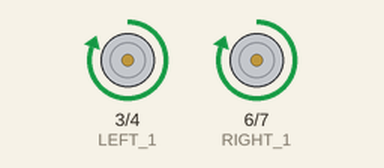
This sketch was run on a simulated Arduino Uno, built with avr-gcc and run on an emulated ATmega328P. On the bench: motor-driver pin pairs drawn as motors (green arrow = first pin HIGH = forward, orange = second pin HIGH = backward, longer = more drive).

Above: at 1.5 s.
At 4.5 s:
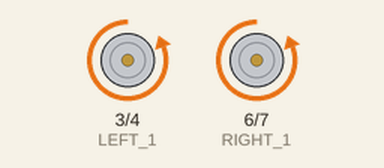
Timing chart, 0 to 7.8 s (numbered marks = the images above):
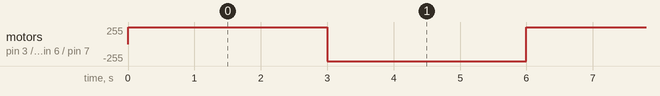

The sketch:

Motor.ino
```cpp
#define LEFT_1 3
#define LEFT_2 4

#define RIGHT_1 6
#define RIGHT_2 7

void setup() {

  pinMode(LEFT_1,OUTPUT);
  pinMode(LEFT_2,OUTPUT);

  pinMode(RIGHT_1,OUTPUT);
  pinMode(RIGHT_2,OUTPUT);

}


void loop() {

   //up

    digitalWrite(LEFT_1,HIGH);
    digitalWrite(LEFT_2,LOW);

    digitalWrite(RIGHT_1,HIGH);
    digitalWrite(RIGHT_2,LOW);

    delay(3000);

    //down

    digitalWrite(LEFT_1,LOW);
    digitalWrite(LEFT_2,HIGH);

    digitalWrite(RIGHT_1,LOW);
    digitalWrite(RIGHT_2,HIGH);

    delay(3000);


}
```

Measured:
- by itself, motor on pin 3 (LEFT_1) / pin 4 (LEFT_2), motor on pin 6 (RIGHT_1) / pin 7 (RIGHT_2): alternates forward 255/255 for 3.0 s and backward 255/255 for 3.0 s
